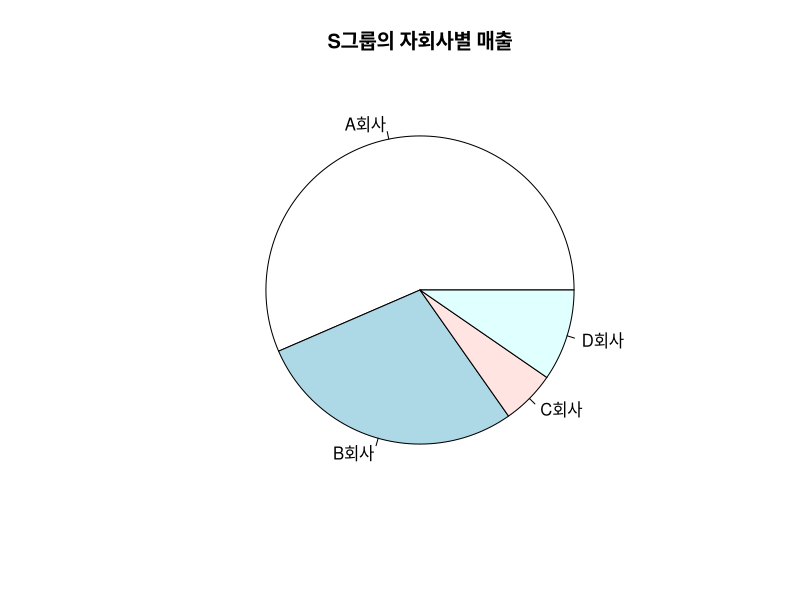
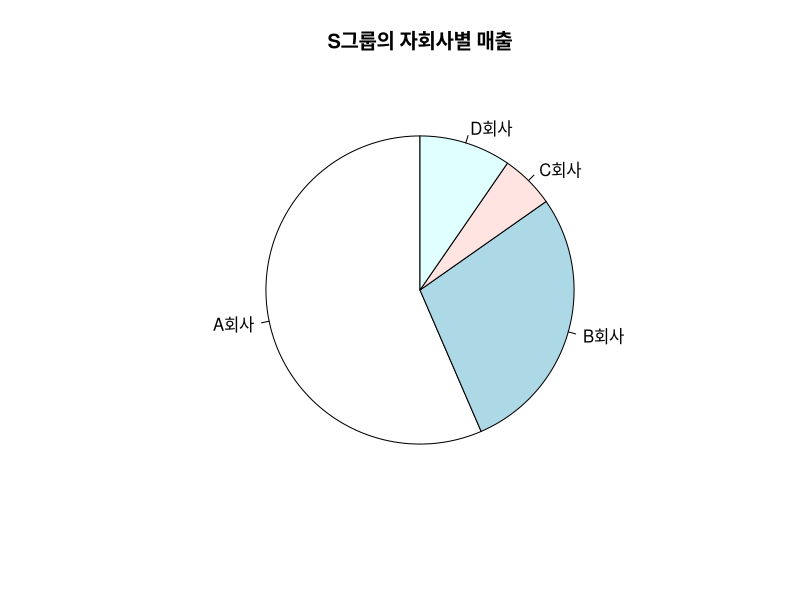
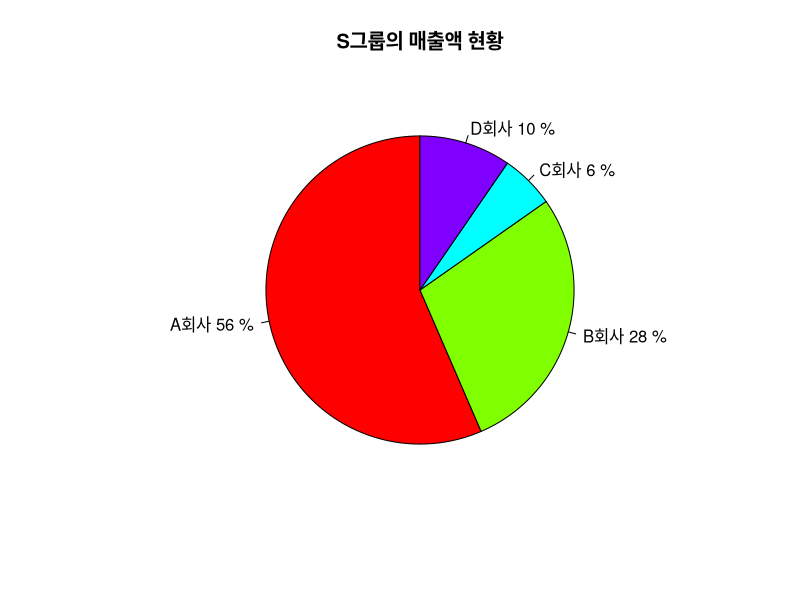
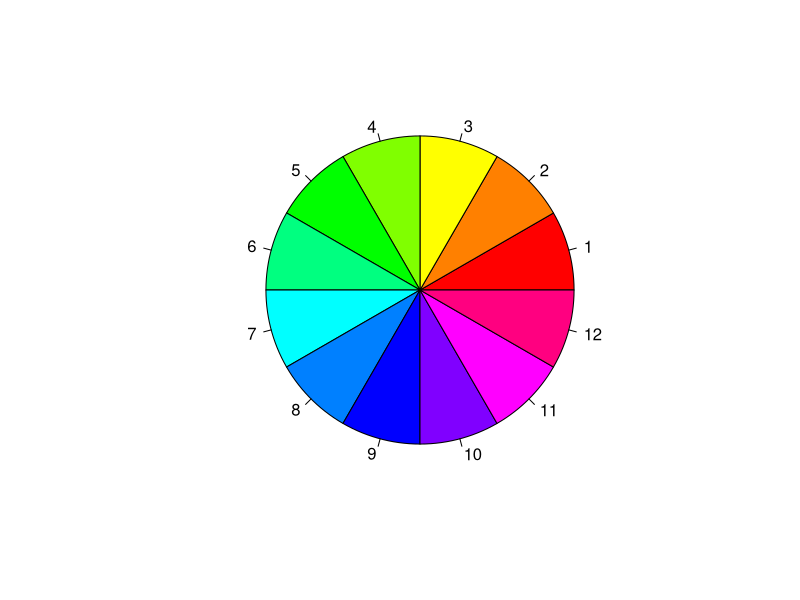
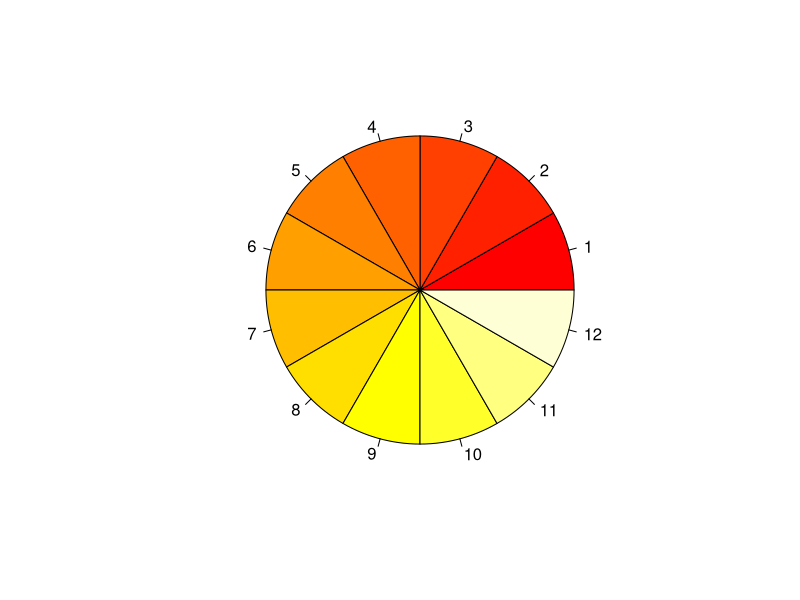
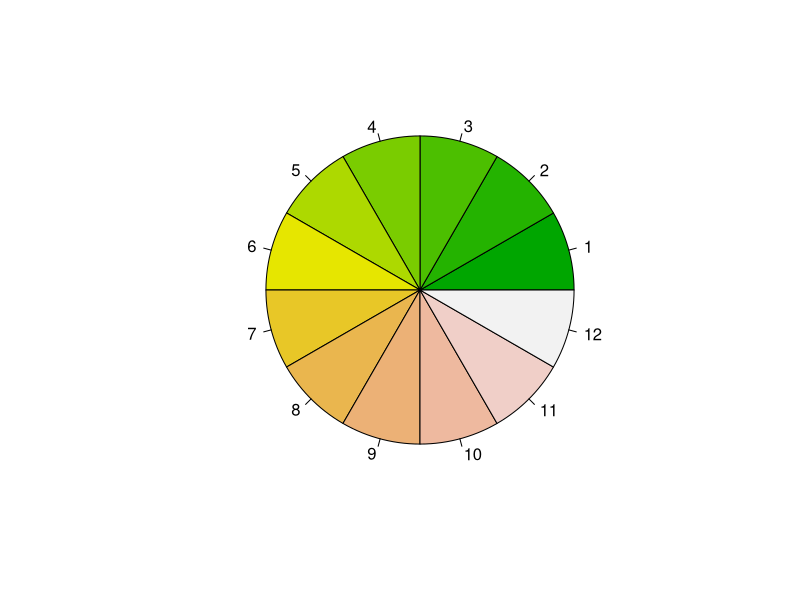
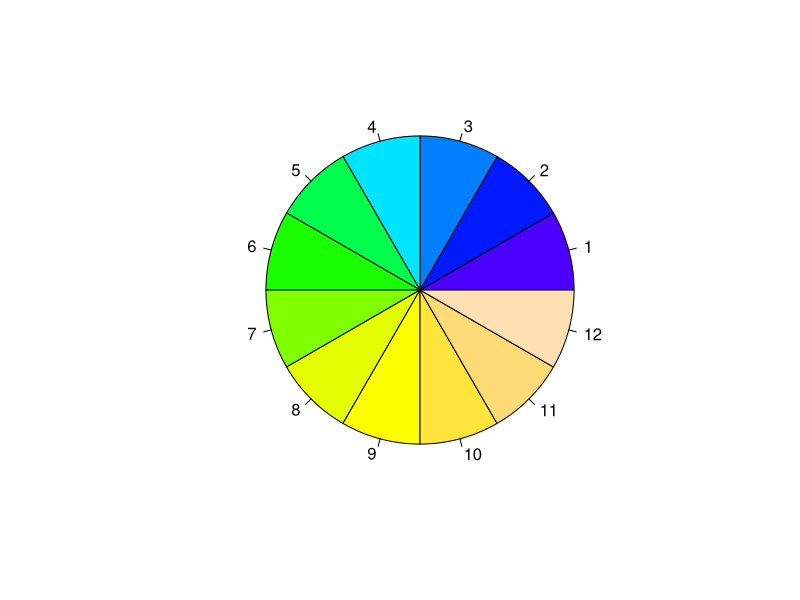
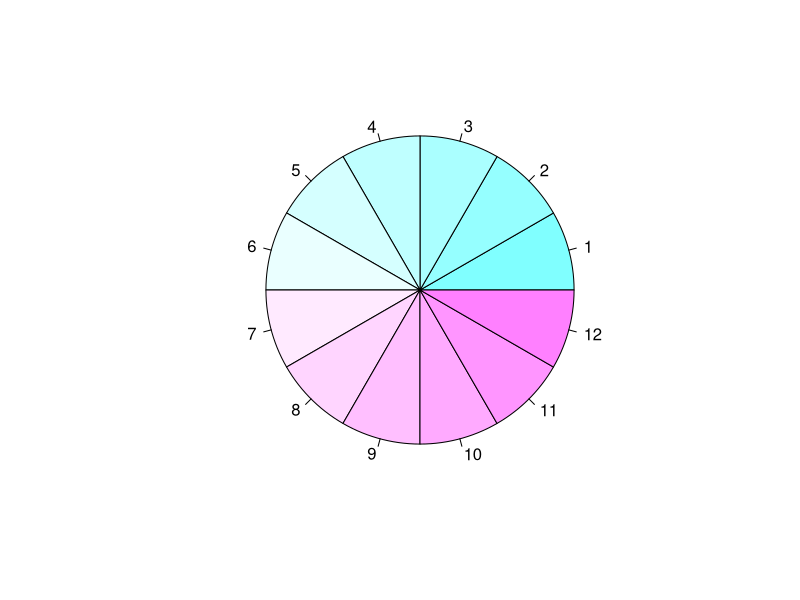

Write the R code that produced these figures, in order. (Note: a time limit stopped this script after it produced the figures.)
# *************
# 차트
# *************

# S그룹의 자회사별 매출액을 파이차트로 표시

# A회사 : 100억
# B회사 : 50억
# C회사 : 10억
# D회사 : 17억

library('graphics')

x<-c(100,50,10,17) # 매출액을 x에 할당

company<-c("A회사", "B회사", "C회사", "D회사")

# 파이(pie)차트를 출력하기 위한 함수
# pie() : pie(x, labels, clockwise=FASLE, init.angle=if(clockwise)90 else 0, col=NULL, main=NULL)

pie(x, labels = company, main="S그룹의 자회사별 매출")

pie(x, init.angle = 90, labels = company, main="S그룹의 자회사별 매출")

p<-round(x/sum(x)*100) # 백분율로 표시하기 위한 식

company<-paste(company, p) # 회사명에 %값을 붙임

company<-paste(company, '%')

pie(x, labels = company, init.angle = 90, col=rainbow(length(x)), main = "S그룹의 매출액 현황")

length(x)

rep(1,12)


# 칼라 팔레트 이용하기
# rainbow(무지개)
# heat.colors 난색(적색과 황색 계열)
# terrain.colors 지구의 지형 색
# topo.colors 청색 계열의 색
# cm.colors 시안(cyan)과 핑크 계열

pie(rep(1,12), labels<-seq(1,12), col=rainbow(12))

pie(rep(1,12), labels<-seq(1,12), col=heat.colors(12))

pie(rep(1,12), labels<-seq(1,12), col=terrain.colors(12))

pie(rep(1,12), labels<-seq(1,12), col=topo.colors(12))

pie(rep(1,12), labels<-seq(1,12), col=cm.colors(12))

# graphics : R 기본 파트를 출력하는 다양한 기능을 제공하는 패키지
# plotrix : 3D차트를 포함하는 다양한 차트 옵션을 제공하는 패키지

library(plotrix)
demo(plotrix)

demo(graphics)

pie3D(x, labels = company, explode = 0.1, col = topo.colors(length(x)), labelcex = 1, main = "S그룹의 자회사 매출 현황")
